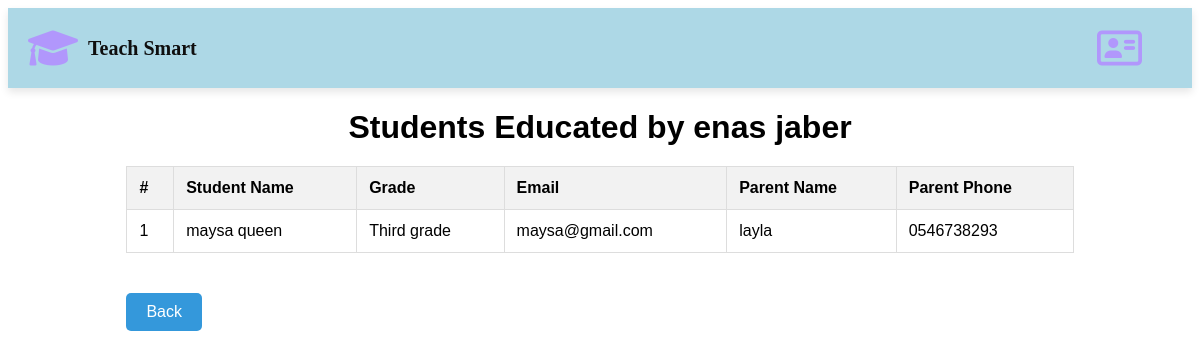
The page /teacher/213449549/students/ on the database its author committed.
### tsweb/models.py (models this page shows, shortened)
class Teacher(models.Model):
    CLASS_CHOICES = [
        ('A', 'First grade'),
        ('B', 'Second grade'),
        ('C', 'Third grade'),
        ('D', 'Fourth grade'),
        ('E', 'Fifth grade'),
        ('F', 'Sixth grade'),
    ]
    id_number = models.CharField(
        max_length=9,
        unique=True,
        validators=[RegexValidator(r'^\d{9}$', "Please enter exactly 9 digits.")]
    )
    first_name = models.CharField(max_length=50)
    last_name = models.CharField(max_length=50)
    date_of_birth = models.DateField()
    email = models.EmailField(unique=True, validators=[EmailValidator(message="Invalid email address.")])
    phone_number = models.CharField(
        max_length=10,
        validators=[
            RegexValidator(
                regex=r'^(05\d|0[23489])\d{7}$',
                message='Invalid Israeli phone number. Please enter 10 digits starting with 05 .'
            )
        ]
    )
    password = models.CharField(max_length=128)  # הוספת שדה סיסמה
    subject = models.ForeignKey(Subject, on_delete=models.CASCADE, related_name='teachers', help_text="Select the subject the teacher can teach")
    classes = models.CharField(
        max_length=1,
        choices=CLASS_CHOICES,
        help_text="Select the grade the teacher can educate"
    )

class Student(models.Model):
    GRADE_CHOICES = [
         ('A', 'First grade'),
        ('B', 'Second grade'),
        ('C', 'Third grade'),
        ('D', 'Fourth grade'),
        ('E', 'Fifth grade'),
        ('F', 'Sixth grade'),
    ]
    id_number = models.CharField(max_length=9, unique=True, validators=[RegexValidator(r'^\d{9}$', "Please enter exactly 9 digits.")])
    first_name = models.CharField(max_length=50)
    last_name = models.CharField(max_length=50)
    grade = models.CharField(max_length=1, choices=GRADE_CHOICES)
    date_of_birth = models.DateField()
    email = models.EmailField(unique=True)
    parent_name = models.CharField(max_length=100)
    parent_phone = models.CharField(
        max_length=10,
        validators=[
            RegexValidator(
                regex=r'^(05\d|0[23489])\d{7}$',
                message="Invalid Israeli phone number. Please enter 10 digits starting with 05."
            )
        ]
    )
    password = models.CharField(max_length=128)

### tsweb/views.py (the view)
# urls.py: path('teacher/<str:id_number>/students/', views.teacher_students_list, name='teacher_students_list'),
def teacher_students_list(request, id_number):
    teacher = get_object_or_404(Teacher, id_number=id_number)
    students = Student.objects.filter(grade=teacher.classes).distinct()
    return render(request, 'teacher_students_list.html', {'teacher': teacher, 'students': students})

### tsweb/Templates/teacher_students_list.html (shortened to what this page needs)
<!DOCTYPE html>
<html lang="en" dir="ltr">
<head>
    <link rel="stylesheet" href="https://cdnjs.cloudflare.com/ajax/libs/font-awesome/6.0.0-beta3/css/all.min.css">
</head>
<body>
    <header>
        <div class="logo">
            <a href="{% url 'home' %}" class="logo">
                <i class="fa-solid fa-graduation-cap fa-fade" style="color: #B197FC;"></i>
                <span>Teach Smart</span>
            </a>
        </div>
    <div class="back-to-profile">
        <a href="{% url 'profile_teacher' %}" class="btn back-btn">
            <i class="fa-regular fa-address-card" style="color: #B197FC;"></i>
        </a>
    </div>
    </header>
	<main>
    <div class="container">
        <h1>Students Educated by {{ teacher.first_name }} {{ teacher.last_name }}</h1>
        <table>
            <thead>
                <tr>
                    <th>#</th>
                    <th>Student Name</th>
                    <th>Grade</th>
                    <th>Email</th>
                    <th>Parent Name</th>
                    <th>Parent Phone</th>
                </tr>
            </thead>
            <tbody>
                {% for student in students %}
                    <tr>
                        <td>{{ forloop.counter }}</td>
                        <td>{{ student.first_name }} {{ student.last_name }}</td>
                        <td>{{ student.get_grade_display }}</td>
                        <td>{{ student.email }}</td>
                        <td>{{ student.parent_name }}</td>
                        <td>{{ student.parent_phone }}</td>
                    </tr>
                {% empty %}
                    <tr>
                        <td colspan="6">No students found.</td>
                    </tr>
                {% endfor %}
            </tbody>
        </table>
        <a class="back-button" href="{% url 'profile_teacher' %}">Back </a>
    </div>
</main>
</body>
</html>

### tsweb/Templates/teacher_students_list.html (style rules this page uses)
header { display: flex; justify-content: space-between; align-items: center; padding: 20px; background-color: #ADD8E6; color: #0f0f0f; box-shadow: 0 4px 8px rgba(0, 0, 0, 0.1); }
.logo { display: flex; align-items: center; text-decoration: none; color: inherit; }
.logo i { margin-right: 10px; font-size: 40px; }
.logo span { font-size: 20px; font-weight: bold; }
.back-to-profile { margin-right: 20px; }
.back-btn i { margin-right: 10px; font-size: 40px; }
.back-button { display: inline-block; padding: 10px 20px; font-size: 16px; color: #fff; background-color: #3498db; border: none; border-radius: 5px; cursor: pointer; text-align: center; text-decoration: none; transition: background-color 0.3s, transform 0.3s; margin-top: 20px; }
.container { width: 80%; margin: 0 auto; font-family: 'Arial', sans-serif; }
h1 { text-align: center; margin-bottom: 20px; }
table { width: 100%; border-collapse: collapse; margin-bottom: 20px; }
table, th, td { border: 1px solid #ddd; }
th, td { padding: 12px; text-align: left; }
th { background-color: #f2f2f2; }
td { vertical-align: top; }

### rows shown on the page
Teacher: first_name "enas", last_name "jaber"
Student: first_name "maysa", last_name "queen", grade "Third grade", email "maysa@gmail.com", parent_name "layla", parent_phone "0546738293"
